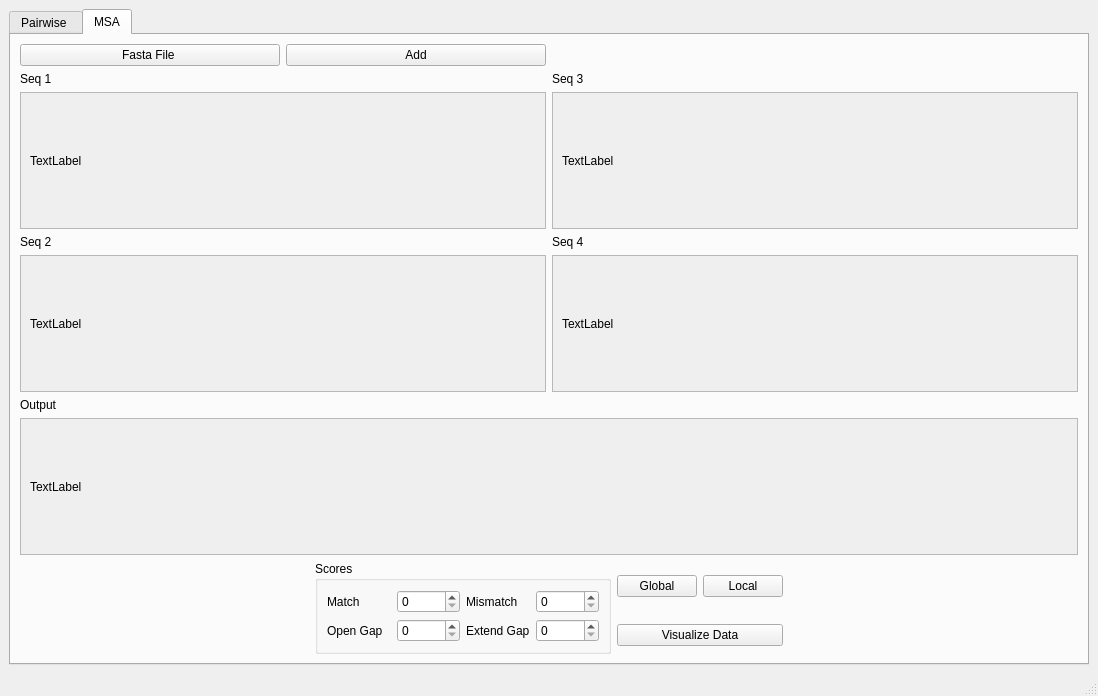
<?xml version="1.0" encoding="UTF-8"?>
<ui version="4.0">
 <class>MainWindow</class>
 <widget class="QMainWindow" name="MainWindow">
  <property name="geometry">
   <rect>
    <x>0</x>
    <y>0</y>
    <width>1098</width>
    <height>696</height>
   </rect>
  </property>
  <property name="windowTitle">
   <string>MainWindow</string>
  </property>
  <widget class="QWidget" name="centralwidget">
   <layout class="QGridLayout" name="gridLayout">
    <item row="0" column="0">
     <widget class="QTabWidget" name="tabWidget">
      <property name="currentIndex">
       <number>1</number>
      </property>
      <widget class="QWidget" name="tab">
       <attribute name="title">
        <string>Pairwise </string>
       </attribute>
       <layout class="QGridLayout" name="gridLayout_23">
        <item row="0" column="0">
         <layout class="QGridLayout" name="gridLayout_22">
          <item row="2" column="1" colspan="2">
           <layout class="QGridLayout" name="gridLayout_10">
            <item row="0" column="0">
             <widget class="QLabel" name="label_9">
              <property name="text">
               <string>Output</string>
              </property>
             </widget>
            </item>
            <item row="1" column="0">
             <widget class="QScrollArea" name="scrollArea_3">
              <property name="widgetResizable">
               <bool>true</bool>
              </property>
              <widget class="QWidget" name="scrollAreaWidgetContents_5">
               <property name="geometry">
                <rect>
                 <x>0</x>
                 <y>0</y>
                 <width>496</width>
                 <height>207</height>
                </rect>
               </property>
               <layout class="QGridLayout" name="gridLayout_4">
                <item row="0" column="0">
                 <widget class="QLabel" name="label_3">
                  <property name="text">
                   <string>TextLabel</string>
                  </property>
                 </widget>
                </item>
               </layout>
              </widget>
             </widget>
            </item>
           </layout>
          </item>
          <item row="1" column="0" rowspan="4">
           <layout class="QGridLayout" name="gridLayout_9">
            <item row="0" column="0">
             <widget class="QLabel" name="label_10">
              <property name="text">
               <string>Seq 1</string>
              </property>
             </widget>
            </item>
            <item row="1" column="0">
             <widget class="QScrollArea" name="scrollArea">
              <property name="widgetResizable">
               <bool>true</bool>
              </property>
              <widget class="QWidget" name="scrollAreaWidgetContents">
               <property name="geometry">
                <rect>
                 <x>0</x>
                 <y>0</y>
                 <width>535</width>
                 <height>186</height>
                </rect>
               </property>
               <layout class="QGridLayout" name="gridLayout_2">
                <item row="0" column="0">
                 <widget class="QLabel" name="label">
                  <property name="text">
                   <string>TextLabel</string>
                  </property>
                 </widget>
                </item>
               </layout>
              </widget>
             </widget>
            </item>
            <item row="2" column="0">
             <widget class="QLabel" name="label_8">
              <property name="text">
               <string>Seq 2</string>
              </property>
             </widget>
            </item>
            <item row="3" column="0">
             <widget class="QScrollArea" name="scrollArea_2">
              <property name="widgetResizable">
               <bool>true</bool>
              </property>
              <widget class="QWidget" name="scrollAreaWidgetContents_4">
               <property name="geometry">
                <rect>
                 <x>0</x>
                 <y>0</y>
                 <width>535</width>
                 <height>186</height>
                </rect>
               </property>
               <layout class="QGridLayout" name="gridLayout_3">
                <item row="0" column="0">
                 <widget class="QLabel" name="label_2">
                  <property name="text">
                   <string>TextLabel</string>
                  </property>
                 </widget>
                </item>
               </layout>
              </widget>
             </widget>
            </item>
           </layout>
          </item>
          <item row="1" column="1">
           <spacer name="verticalSpacer">
            <property name="orientation">
             <enum>Qt::Vertical</enum>
            </property>
            <property name="sizeType">
             <enum>QSizePolicy::Fixed</enum>
            </property>
            <property name="sizeHint" stdset="0">
             <size>
              <width>20</width>
              <height>88</height>
             </size>
            </property>
           </spacer>
          </item>
          <item row="4" column="1">
           <spacer name="verticalSpacer_2">
            <property name="orientation">
             <enum>Qt::Vertical</enum>
            </property>
            <property name="sizeType">
             <enum>QSizePolicy::Fixed</enum>
            </property>
            <property name="sizeHint" stdset="0">
             <size>
              <width>20</width>
              <height>68</height>
             </size>
            </property>
           </spacer>
          </item>
          <item row="3" column="1" colspan="2">
           <spacer name="horizontalSpacer">
            <property name="orientation">
             <enum>Qt::Horizontal</enum>
            </property>
            <property name="sizeType">
             <enum>QSizePolicy::Fixed</enum>
            </property>
            <property name="sizeHint" stdset="0">
             <size>
              <width>500</width>
              <height>20</height>
             </size>
            </property>
           </spacer>
          </item>
          <item row="0" column="0">
           <layout class="QGridLayout" name="gridLayout_8">
            <item row="0" column="0">
             <widget class="QPushButton" name="pushButton">
              <property name="text">
               <string>Fasta File </string>
              </property>
             </widget>
            </item>
            <item row="0" column="1">
             <widget class="QPushButton" name="pushButton_2">
              <property name="text">
               <string>Add</string>
              </property>
             </widget>
            </item>
           </layout>
          </item>
         </layout>
        </item>
        <item row="1" column="0">
         <layout class="QGridLayout" name="gridLayout_7">
          <item row="0" column="3">
           <widget class="QPushButton" name="pushButton_4">
            <property name="text">
             <string>Local</string>
            </property>
            <property name="checkable">
             <bool>true</bool>
            </property>
            <attribute name="buttonGroup">
             <string notr="true">buttonGroup_2</string>
            </attribute>
           </widget>
          </item>
          <item row="0" column="2">
           <widget class="QPushButton" name="pushButton_3">
            <property name="text">
             <string>Global</string>
            </property>
            <property name="checkable">
             <bool>true</bool>
            </property>
            <attribute name="buttonGroup">
             <string notr="true">buttonGroup_2</string>
            </attribute>
           </widget>
          </item>
          <item row="1" column="2" colspan="2">
           <widget class="QPushButton" name="pushButton_5">
            <property name="text">
             <string>Visualize Data</string>
            </property>
           </widget>
          </item>
          <item row="0" column="1" rowspan="2">
           <widget class="QGroupBox" name="groupBox">
            <property name="title">
             <string>Scores</string>
            </property>
            <layout class="QGridLayout" name="gridLayout_6">
             <item row="0" column="0">
              <layout class="QGridLayout" name="gridLayout_5">
               <item row="0" column="0">
                <widget class="QLabel" name="label_4">
                 <property name="text">
                  <string>Match</string>
                 </property>
                </widget>
               </item>
               <item row="2" column="0">
                <widget class="QLabel" name="label_6">
                 <property name="text">
                  <string>Open Gap</string>
                 </property>
                </widget>
               </item>
               <item row="2" column="1">
                <widget class="QSpinBox" name="spinBox_3"/>
               </item>
               <item row="0" column="2">
                <widget class="QLabel" name="label_5">
                 <property name="text">
                  <string>Mismatch</string>
                 </property>
                </widget>
               </item>
               <item row="0" column="1">
                <widget class="QSpinBox" name="spinBox"/>
               </item>
               <item row="0" column="3">
                <widget class="QSpinBox" name="spinBox_2"/>
               </item>
               <item row="2" column="2">
                <widget class="QLabel" name="label_7">
                 <property name="text">
                  <string>Extend Gap</string>
                 </property>
                </widget>
               </item>
               <item row="2" column="3">
                <widget class="QSpinBox" name="spinBox_4"/>
               </item>
              </layout>
             </item>
            </layout>
           </widget>
          </item>
          <item row="0" column="0">
           <spacer name="horizontalSpacer_4">
            <property name="orientation">
             <enum>Qt::Horizontal</enum>
            </property>
            <property name="sizeHint" stdset="0">
             <size>
              <width>40</width>
              <height>20</height>
             </size>
            </property>
           </spacer>
          </item>
          <item row="0" column="4">
           <spacer name="horizontalSpacer_5">
            <property name="orientation">
             <enum>Qt::Horizontal</enum>
            </property>
            <property name="sizeHint" stdset="0">
             <size>
              <width>40</width>
              <height>20</height>
             </size>
            </property>
           </spacer>
          </item>
         </layout>
        </item>
       </layout>
      </widget>
      <widget class="QWidget" name="MSA">
       <attribute name="title">
        <string>MSA</string>
       </attribute>
       <layout class="QGridLayout" name="gridLayout_19">
        <item row="0" column="0">
         <layout class="QGridLayout" name="gridLayout_11">
          <item row="0" column="0">
           <layout class="QGridLayout" name="gridLayout_12">
            <item row="0" column="0">
             <widget class="QPushButton" name="pushButton_6">
              <property name="text">
               <string>Fasta File </string>
              </property>
             </widget>
            </item>
            <item row="0" column="1">
             <widget class="QPushButton" name="pushButton_7">
              <property name="text">
               <string>Add</string>
              </property>
             </widget>
            </item>
           </layout>
          </item>
          <item row="1" column="0">
           <widget class="QLabel" name="label_16">
            <property name="text">
             <string>Seq 1</string>
            </property>
           </widget>
          </item>
          <item row="2" column="0">
           <widget class="QScrollArea" name="scrollArea_4">
            <property name="widgetResizable">
             <bool>true</bool>
            </property>
            <widget class="QWidget" name="scrollAreaWidgetContents_2">
             <property name="geometry">
              <rect>
               <x>0</x>
               <y>0</y>
               <width>518</width>
               <height>114</height>
              </rect>
             </property>
             <layout class="QGridLayout" name="gridLayout_14">
              <item row="0" column="0">
               <widget class="QLabel" name="label_13">
                <property name="text">
                 <string>TextLabel</string>
                </property>
               </widget>
              </item>
             </layout>
            </widget>
           </widget>
          </item>
          <item row="3" column="0">
           <widget class="QLabel" name="label_12">
            <property name="text">
             <string>Seq 2</string>
            </property>
           </widget>
          </item>
          <item row="9" column="0">
           <widget class="QLabel" name="label_11">
            <property name="text">
             <string>Output</string>
            </property>
           </widget>
          </item>
          <item row="4" column="0">
           <widget class="QScrollArea" name="scrollArea_5">
            <property name="widgetResizable">
             <bool>true</bool>
            </property>
            <widget class="QWidget" name="scrollAreaWidgetContents_6">
             <property name="geometry">
              <rect>
               <x>0</x>
               <y>0</y>
               <width>518</width>
               <height>114</height>
              </rect>
             </property>
             <layout class="QGridLayout" name="gridLayout_15">
              <item row="0" column="0">
               <widget class="QLabel" name="label_14">
                <property name="text">
                 <string>TextLabel</string>
                </property>
               </widget>
              </item>
             </layout>
            </widget>
           </widget>
          </item>
          <item row="1" column="1">
           <widget class="QLabel" name="label_21">
            <property name="text">
             <string>Seq 3</string>
            </property>
           </widget>
          </item>
          <item row="2" column="1">
           <widget class="QScrollArea" name="scrollArea_8">
            <property name="widgetResizable">
             <bool>true</bool>
            </property>
            <widget class="QWidget" name="scrollAreaWidgetContents_9">
             <property name="geometry">
              <rect>
               <x>0</x>
               <y>0</y>
               <width>517</width>
               <height>114</height>
              </rect>
             </property>
             <layout class="QGridLayout" name="gridLayout_20">
              <item row="0" column="0">
               <widget class="QLabel" name="label_24">
                <property name="text">
                 <string>TextLabel</string>
                </property>
               </widget>
              </item>
             </layout>
            </widget>
           </widget>
          </item>
          <item row="3" column="1">
           <widget class="QLabel" name="label_22">
            <property name="text">
             <string>Seq 4</string>
            </property>
           </widget>
          </item>
          <item row="4" column="1">
           <widget class="QScrollArea" name="scrollArea_7">
            <property name="widgetResizable">
             <bool>true</bool>
            </property>
            <widget class="QWidget" name="scrollAreaWidgetContents_8">
             <property name="geometry">
              <rect>
               <x>0</x>
               <y>0</y>
               <width>517</width>
               <height>114</height>
              </rect>
             </property>
             <layout class="QGridLayout" name="gridLayout_21">
              <item row="0" column="0">
               <widget class="QLabel" name="label_23">
                <property name="text">
                 <string>TextLabel</string>
                </property>
               </widget>
              </item>
             </layout>
            </widget>
           </widget>
          </item>
          <item row="10" column="0" colspan="2">
           <widget class="QScrollArea" name="scrollArea_6">
            <property name="widgetResizable">
             <bool>true</bool>
            </property>
            <widget class="QWidget" name="scrollAreaWidgetContents_7">
             <property name="geometry">
              <rect>
               <x>0</x>
               <y>0</y>
               <width>1044</width>
               <height>114</height>
              </rect>
             </property>
             <layout class="QGridLayout" name="gridLayout_16">
              <item row="0" column="0">
               <widget class="QLabel" name="label_15">
                <property name="text">
                 <string>TextLabel</string>
                </property>
               </widget>
              </item>
             </layout>
            </widget>
           </widget>
          </item>
         </layout>
        </item>
        <item row="1" column="0">
         <layout class="QGridLayout" name="gridLayout_13">
          <item row="1" column="2" colspan="2">
           <widget class="QPushButton" name="pushButton_10">
            <property name="text">
             <string>Visualize Data</string>
            </property>
           </widget>
          </item>
          <item row="0" column="2">
           <widget class="QPushButton" name="pushButton_8">
            <property name="text">
             <string>Global</string>
            </property>
            <property name="checkable">
             <bool>true</bool>
            </property>
           </widget>
          </item>
          <item row="0" column="3">
           <widget class="QPushButton" name="pushButton_9">
            <property name="text">
             <string>Local</string>
            </property>
            <property name="checkable">
             <bool>true</bool>
            </property>
           </widget>
          </item>
          <item row="0" column="1" rowspan="2">
           <widget class="QGroupBox" name="groupBox_2">
            <property name="sizePolicy">
             <sizepolicy hsizetype="MinimumExpanding" vsizetype="Preferred">
              <horstretch>0</horstretch>
              <verstretch>0</verstretch>
             </sizepolicy>
            </property>
            <property name="title">
             <string>Scores</string>
            </property>
            <layout class="QGridLayout" name="gridLayout_17">
             <item row="0" column="0">
              <layout class="QGridLayout" name="gridLayout_18">
               <item row="0" column="0">
                <widget class="QLabel" name="label_17">
                 <property name="text">
                  <string>Match</string>
                 </property>
                </widget>
               </item>
               <item row="2" column="0">
                <widget class="QLabel" name="label_19">
                 <property name="text">
                  <string>Open Gap</string>
                 </property>
                </widget>
               </item>
               <item row="0" column="1">
                <widget class="QSpinBox" name="spinBox_5"/>
               </item>
               <item row="0" column="2">
                <widget class="QLabel" name="label_18">
                 <property name="text">
                  <string>Mismatch</string>
                 </property>
                </widget>
               </item>
               <item row="2" column="1">
                <widget class="QSpinBox" name="spinBox_7"/>
               </item>
               <item row="0" column="3">
                <widget class="QSpinBox" name="spinBox_6"/>
               </item>
               <item row="2" column="2">
                <widget class="QLabel" name="label_20">
                 <property name="text">
                  <string>Extend Gap</string>
                 </property>
                </widget>
               </item>
               <item row="2" column="3">
                <widget class="QSpinBox" name="spinBox_8"/>
               </item>
              </layout>
             </item>
            </layout>
           </widget>
          </item>
          <item row="0" column="0">
           <spacer name="horizontalSpacer_2">
            <property name="orientation">
             <enum>Qt::Horizontal</enum>
            </property>
            <property name="sizeHint" stdset="0">
             <size>
              <width>40</width>
              <height>20</height>
             </size>
            </property>
           </spacer>
          </item>
          <item row="0" column="4">
           <spacer name="horizontalSpacer_3">
            <property name="orientation">
             <enum>Qt::Horizontal</enum>
            </property>
            <property name="sizeHint" stdset="0">
             <size>
              <width>40</width>
              <height>20</height>
             </size>
            </property>
           </spacer>
          </item>
         </layout>
        </item>
       </layout>
      </widget>
     </widget>
    </item>
   </layout>
  </widget>
  <widget class="QMenuBar" name="menubar">
   <property name="geometry">
    <rect>
     <x>0</x>
     <y>0</y>
     <width>1098</width>
     <height>26</height>
    </rect>
   </property>
  </widget>
  <widget class="QStatusBar" name="statusbar"/>
 </widget>
 <resources/>
 <connections/>
 <buttongroups>
  <buttongroup name="buttonGroup_2"/>
 </buttongroups>
</ui>
